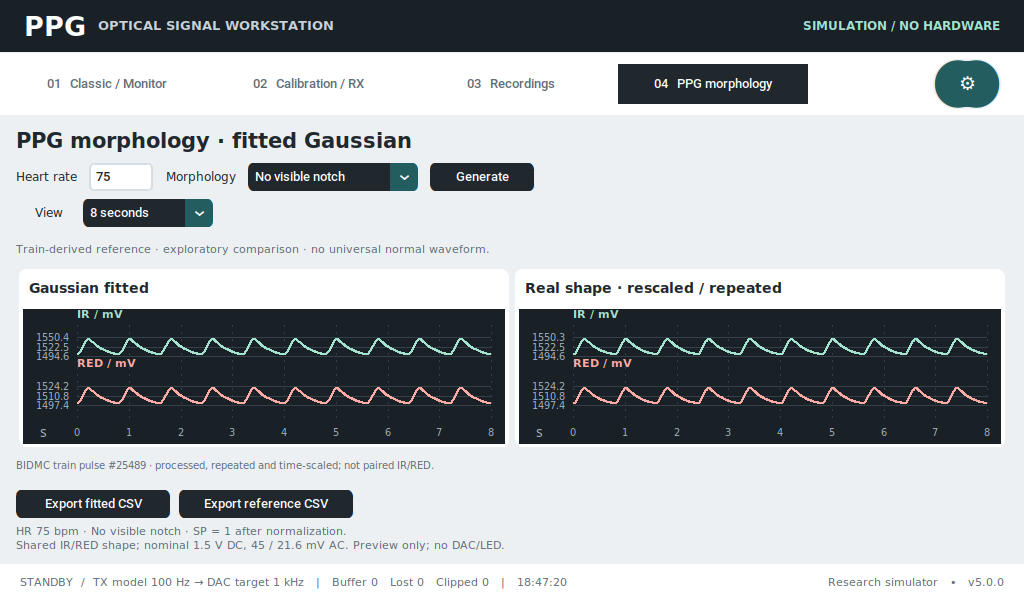
#> input picture docs/ui/morphology/fitted-reference-en-1024.png, 1024 x 600 px; its folder holds only this picture in this run
$ python fit_intellivue_gaussian.py --image ../docs/ui/morphology/fitted-reference-en-1024.png
#> lines starting #> are read from the running program, lines starting #| are printed output that depends on the picture; after the words box and inside, x2 and y2 are one past the last pixel; in counts of white or black regions, pixels touching at a corner belong together
#!/usr/bin/env python3
"""Fit the simulator's Gaussian pulse (models/waveform.py) to a Pleth trace photographed on a patient monitor.

Input: a photo of a Philips IntelliVue screen supplied by the user (normal rhythm, 75 bpm, SpO2 99 %, RR 16). The
cyan Pleth trace is digitised column by column (median row of the trace pixels), turned upward, split at its feet
(troughs) into beats, each beat de-trended between its two feet, resampled to BEAT_POINTS phase points and min-max
normalised, then the beats are averaged. PulseMorphology is fitted to that mean beat (mean squared error, global
search) with the same PulseShaper the app plays. The photo itself is not stored; assets/gaussian/intellivue_fit.json keeps the mean beat,
the per-beat spread, the fitted parameters and the fit error.

Limits: a monitor Pleth is the monitor's own filtered, auto-gained display trace, photographed (perspective, line
width, pixel quantisation); this fits that displayed shape, not a raw photodiode signal, and one patient's trace is
not a population reference. Engineering shape target; not clinical validation.
"""
import argparse
import hashlib
import json
from pathlib import Path
import sys

import numpy as np

ROOT = Path(__file__).resolve().parents[1]
sys.path.insert(0, str(ROOT))

from models.waveform import PulseMorphology, PulseShaper, REFERENCE_CYCLE_MS, WAVE_PPG  # noqa: E402

BEAT_POINTS = 256
# Pleth panel of the photo (pixels): the trace lies inside these rows/columns; labels and numerics are outside.
PANEL_ROWS = (580, 840)
PANEL_COLS = (0, 1270)
MIN_BEAT_PX = 120          # feet closer than this are one foot (the photo shows ~180 px per beat)
# Bounds of the fitted fields (fractions of the cycle; amplitudes relative to the systolic component).
FIELDS = ("systolic_pos", "notch_pos", "diastolic_pos", "systolic_width", "notch_width", "diastolic_width",
          "diastolic_amplitude", "dicrotic_depth")
LOWER = (0.05, 0.15, 0.20, 0.02, 0.01, 0.03, 0.0, 0.0)
UPPER = (0.45, 0.70, 0.85, 0.20, 0.15, 0.35, 1.5, 1.0)
FIT_SEED = 0


def trace_pixels(image):
    """Boolean mask of the cyan trace (green and blue high, red low) inside the Pleth panel."""
    rgb = np.asarray(image.convert("RGB")).astype(int)
    r, g, b = rgb[..., 0], rgb[..., 1], rgb[..., 2]
    mask = (g > 120) & (b > 100) & (r < 120) & (np.abs(g-b) < 90)
    return mask[PANEL_ROWS[0]:PANEL_ROWS[1], PANEL_COLS[0]:PANEL_COLS[1]]


def trace_signal(mask):
    """Per column: minus the median trace row (up is positive); NaN where the column has no trace pixel."""
    out = np.full(mask.shape[1], np.nan)
    for x in range(mask.shape[1]):
        rows = np.flatnonzero(mask[:, x])
        if len(rows):
            out[x] = -float(np.median(rows))
    return out


def feet(signal):
    """Columns of the beat feet: the lowest point before each systolic upstroke."""
    valid = np.isfinite(signal)
    s = np.where(valid, signal, np.inf)
    found = []
    for x in range(1, len(s)-1):
        lo, hi = max(0, x-MIN_BEAT_PX//2), min(len(s), x+MIN_BEAT_PX//2)
        if valid[x] and s[x] == np.min(s[lo:hi]) and valid[lo:hi].mean() > .9:
            if not found or x-found[-1] >= MIN_BEAT_PX:
                found.append(x)
    return found


def beats(signal, foot):
    """Each complete beat between consecutive feet, de-trended and resampled to BEAT_POINTS, min-max normalised."""
    out = []
    grid = np.linspace(0, 1, BEAT_POINTS)
    for a, b in zip(foot[:-1], foot[1:]):
        x = np.arange(a, b+1)
        y = signal[a:b+1]
        ok = np.isfinite(y)
        if ok.mean() < .95:
            continue
        y = np.interp(x, x[ok], y[ok])
        y = y-(y[0]+(y[-1]-y[0])*(x-a)/(b-a))
        y = np.interp(grid, (x-a)/(b-a), y)
        out.append((y-y.min())/np.ptp(y))
    if len(out) < 3:
        raise ValueError(f"Only {len(out)} complete beats found; check PANEL_ROWS/PANEL_COLS")
    return np.array(out), [int(b-a) for a, b in zip(foot[:-1], foot[1:])]


def shape(params, phase=None):
    shaper = PulseShaper(PulseMorphology(**dict(zip(FIELDS, params))))
    phase = np.linspace(0, 1, BEAT_POINTS) if phase is None else phase
    return np.array([shaper.sample(WAVE_PPG, float(p)) for p in np.clip(phase, 0, 1-1e-9)])


def fit(target):
    """Global search (local least squares from fixed starts stops in a worse basin, RMSE ~0.042 against ~0.020).

    The notch centre is left free: pinned to the visible notch (0.40-0.55 of the cycle) the formula reaches only
    RMSE ~0.043, because its symmetric systolic Gaussian then cannot follow the steep upstroke and faster fall.
    DN is therefore the local-attenuation centre of the formula, not the visible notch (docs/ppg_morphology.md)."""
    from scipy.optimize import differential_evolution
    phase = np.linspace(0, 1, BEAT_POINTS)

    def cost(p):
        # The app requires SP < DN < DP (models/ppg_model.py set_feature_times).
        order = max(0., p[0]+.01-p[1])+max(0., p[1]+.01-p[2])
        return float(np.mean((shape(p, phase)-target)**2))+10*order
    return differential_evolution(cost, list(zip(LOWER, UPPER)), seed=FIT_SEED, maxiter=60, popsize=12, tol=1e-7,
                                  polish=True).x


def main(argv=None):
    parser = argparse.ArgumentParser(description=__doc__)
    parser.add_argument("--image", type=Path, required=True, help="Photo of the monitor screen (not stored)")
    parser.add_argument("--output", type=Path, default=ROOT/"assets/gaussian/intellivue_fit.json")
    a = parser.parse_args(argv)
    from PIL import Image
    raw = a.image.read_bytes()
    signal = trace_signal(trace_pixels(Image.open(a.image)))
#> in trace_pixels, `r, g, b = rgb[..., 0], rgb[..., 1], rgb[..., 2]`:
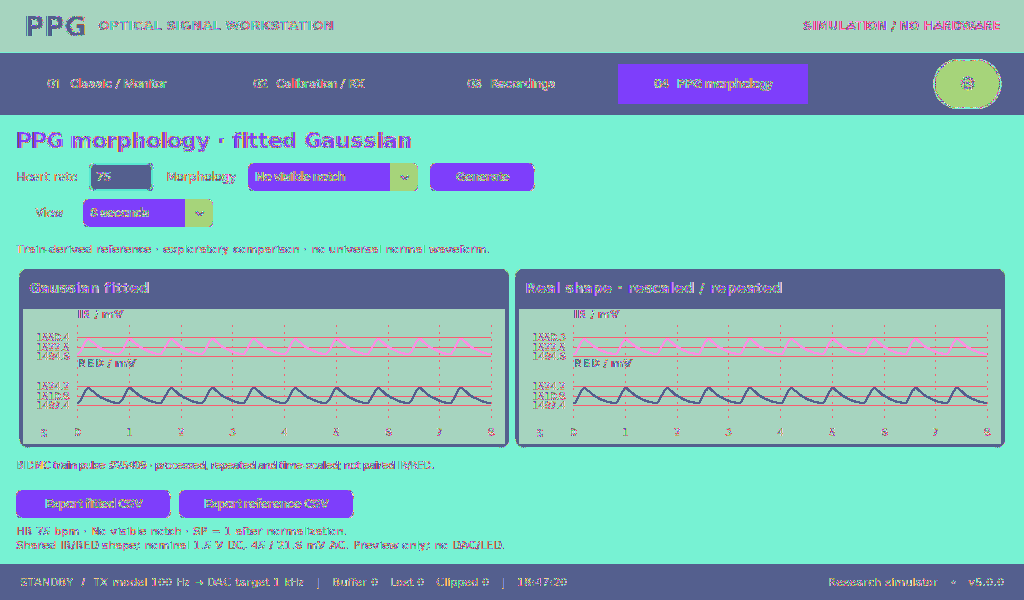
#> r: shape (600, 1024) int64; 231 distinct labels, from 25 to 255; one colour per label, 0 black
#> in trace_pixels, `r, g, b = rgb[..., 0], rgb[..., 1], rgb[..., 2]`:
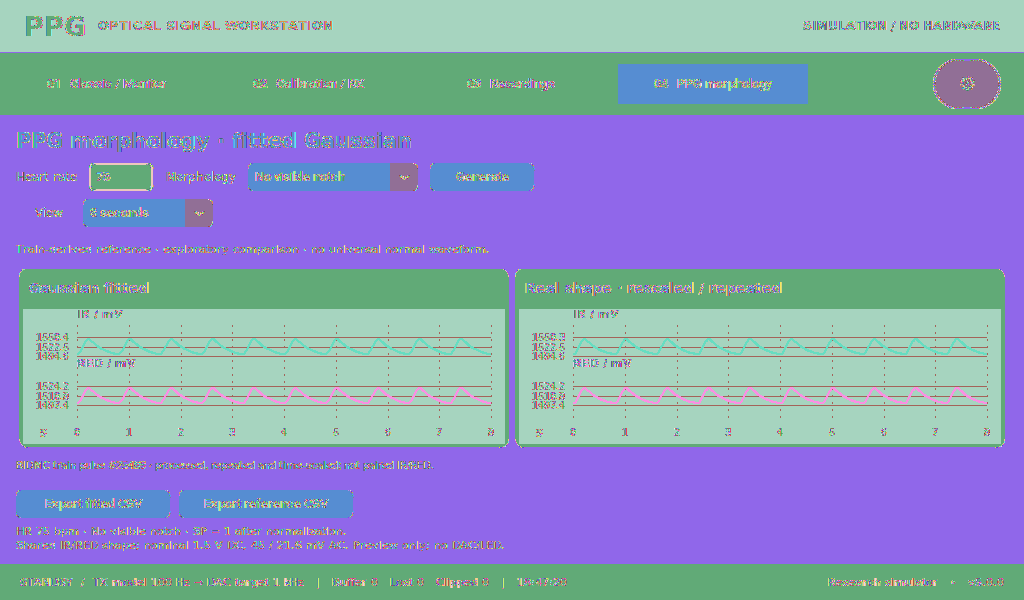
#> g: shape (600, 1024) int64; 223 distinct labels, from 33 to 255; one colour per label, 0 black
#> in trace_pixels, `r, g, b = rgb[..., 0], rgb[..., 1], rgb[..., 2]`:
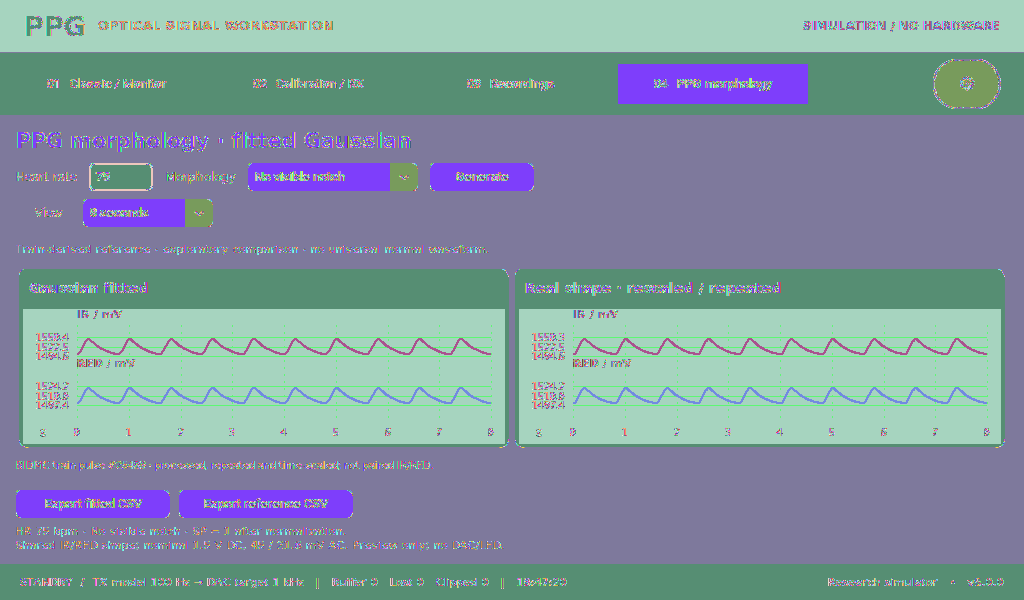
#> b: shape (600, 1024) int64; 218 distinct labels, from 38 to 255; one colour per label, 0 black
#> in trace_pixels, `mask = (g > 120) & (b > 100) & (r < 120) & (np.abs(g-b) < 90)`:
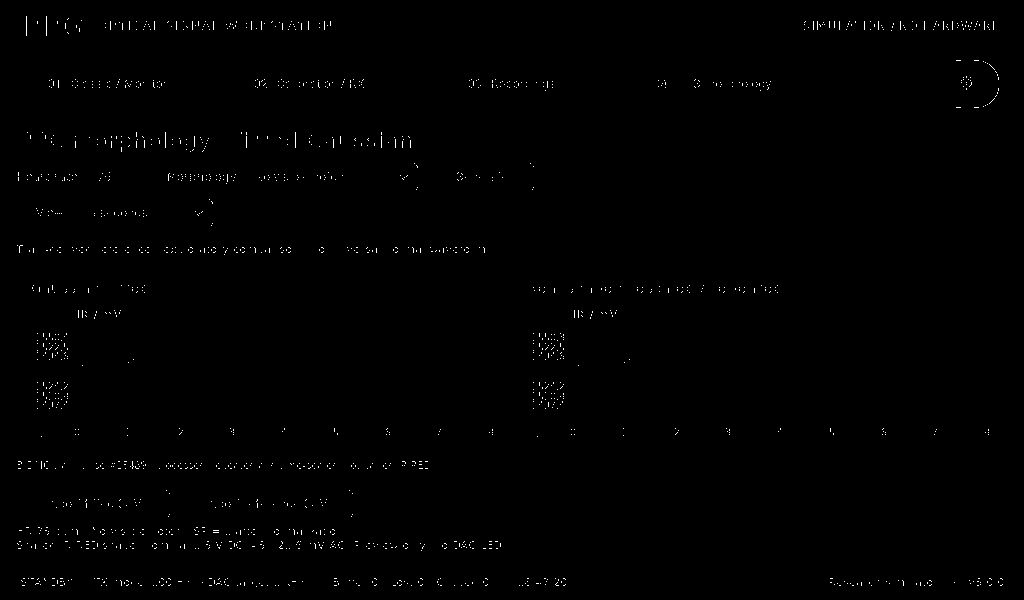
#> mask: shape (600, 1024) bool; 0.5% white in thin lines or dots
#> the loop in trace_signal, `for x in range(mask.shape[1]):` made 1024 passes
#> rows on passes 22 to 24: [0], [1, 5], [5]
    foot = feet(signal)
#> after the loop in feet, `for x in range(1, len(s)-1):`: found = []
#> foot = []
    each, lengths = beats(signal, foot)
    mean = each.mean(0)
    target = (mean-mean.min())/np.ptp(mean)
    params = fit(target)
    model = shape(params)
    rmse = float(np.sqrt(np.mean((model-target)**2)))
    spread = float(np.sqrt(np.mean(each.std(0)**2)))
    morphology = {k: round(float(v), 4) for k, v in zip(FIELDS, params)}
    report = dict(
        schema=1, source="Philips IntelliVue Pleth trace, photo supplied by the user (not stored)",
        source_settings=dict(heart_rate_bpm=75, spo2_pct=99, resp_rate_brpm=16, rhythm="normal"),
        image_sha256=hashlib.sha256(raw).hexdigest(), beats=len(each), beat_lengths_px=lengths,
        formula="models/waveform.py PulseShaper (two Gaussians, local Gaussian notch attenuation, edge taper)",
        morphology=morphology,
        feature_times_ms_at_60_bpm=dict(sp=round(morphology["systolic_pos"]*REFERENCE_CYCLE_MS),
                                        dn=round(morphology["notch_pos"]*REFERENCE_CYCLE_MS),
                                        dp=round(morphology["diastolic_pos"]*REFERENCE_CYCLE_MS)),
        fit_rmse=round(rmse, 4), beat_to_beat_rms_sd=round(spread, 4),
        mean_beat=[round(float(v), 4) for v in target], fitted_beat=[round(float(v), 4) for v in model],
        limitations=["Monitor display trace (filtered, auto-gained), photographed; not a raw sensor signal",
                     "One patient, one screen; a shape target, not a population or clinical reference"])
    a.output.write_text(json.dumps(report, indent=1)+"\n")
    print(json.dumps({k: report[k] for k in ("beats", "beat_lengths_px", "morphology", "feature_times_ms_at_60_bpm",
                                              "fit_rmse", "beat_to_beat_rms_sd")}, indent=1))


if __name__ == "__main__":
#> (the run stopped early here; a loop or call above may not have finished)

$ run again, on docs/ui/morphology/fitted-reference-vi-1280.png
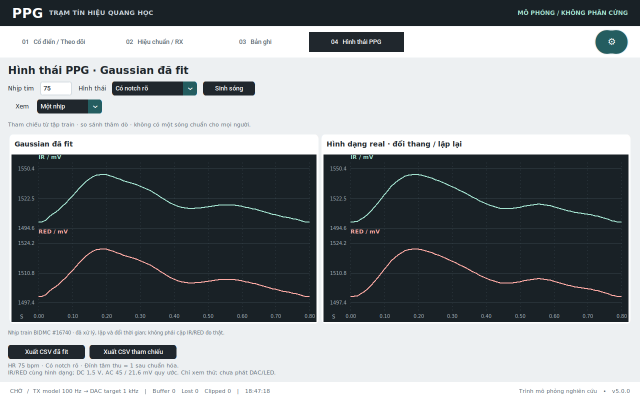
#> input picture docs/ui/morphology/fitted-reference-vi-1280.png, 1280 x 800 px (shown at 1/2 size)
#> r: shape (800, 1280) int64; 231 distinct labels, from 25 to 255
#> g: shape (800, 1280) int64; 223 distinct labels, from 33 to 255
#> b: shape (800, 1280) int64; 218 distinct labels, from 38 to 255
#> in trace_pixels, `mask = (g > 120) & (b > 100) & (r < 120) & (np.abs(g-b) < 90)`:
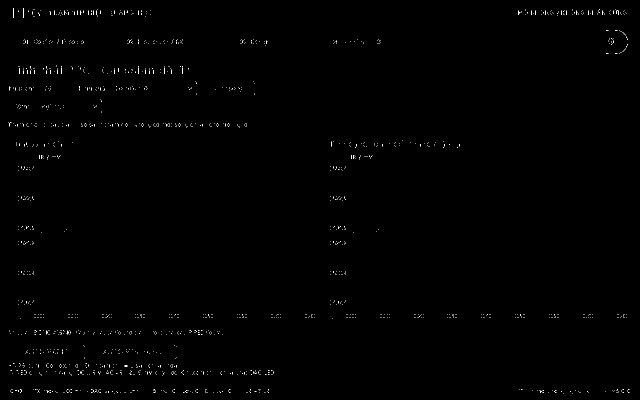
#> mask: shape (800, 1280) bool (shown at 1/2 size); 0.3% white in thin lines or dots
#> in trace_pixels, `return mask[PANEL_ROWS[0]:PANEL_ROWS[1], PANEL_COLS[0]:PANEL_COLS[1]]`:
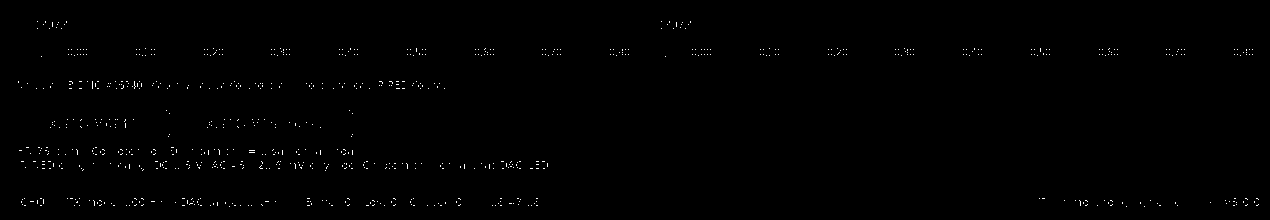
#> returned value: shape (220, 1270) bool; 0.45% white in thin lines or dots, all inside (x1, y1, x2, y2) = (18, 21, 1259, 207)
#> the loop in trace_signal, `for x in range(mask.shape[1]):` made 1270 passes
#> rows on passes 19 to 21: [81, 82], [150], [150]
#> after the loop in feet, `for x in range(1, len(s)-1):`: found = []
